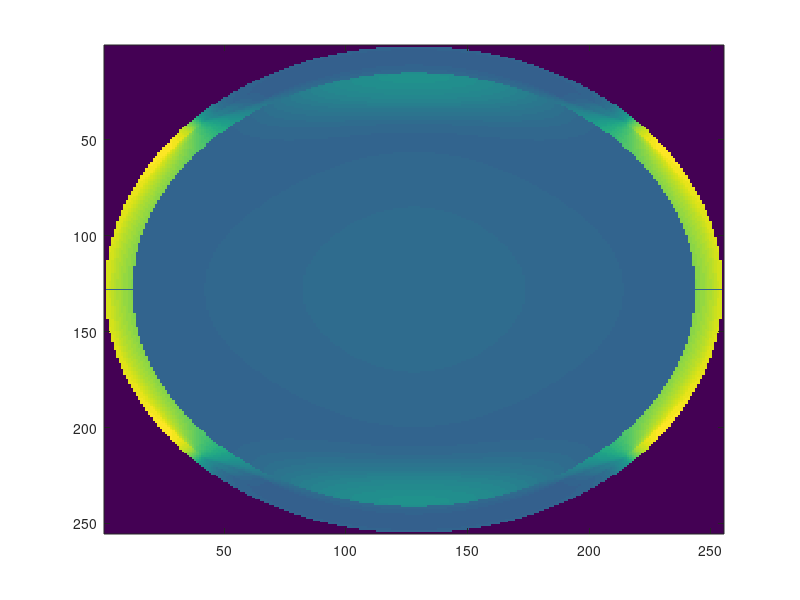

Here is the MATLAB script that generated this plot:
clear;
%Lens Description: AC254-30-C
lambda = 1.33e-6;
px = 0e-3;
py = 0e-3;
pz = -22.2e-3;

%Lens diameter
D = 25.4e-3;

%Front of lens 1
R1 = 71.1e-3;
C1 = 1;
P1 = 0e-3;
%Back of lens 1, front of lens 2
R2 = 15.2e-3;
C2 = 1;
P2 = 1.8e-3;
%Back of lens 2
R3 = 21.1e-3;
C3 = -1;
P3 = 14.8e-3;

%Image EQ
efl = 30.4e-3;

%Width of whole lens
width = 14.8e-3 - R3*(1-cos(asin(D/2/R3)));

%Refractive Index of Air
N1 = 1;
%NSF-2
N2 = 1.76307;
%NSF-6
N3 = 1.64714;

%Lens 1 width
W1 = 1.8e-3;
%Lens 2 width
W2 = 13.0e-3;


%Coordinates in mm
[x,y] = meshgrid(-0.5*D:0.0001:0.5*D);

r = sqrt(x.^2 + y.^2);
aperture = round(r <= D/2);
mask = round((x.^2+y.^2) < (D/2).^2);

%Distance from point to surface 1
z = R1 - sqrt(R1^2 - x.^2 -y.^2);
d1 = sqrt((x-px).^2 + (y-py).^2 + (z-pz).^2);
path1 = d1;
%Compute cross product of radial ray to source ray
%Radius segment vector
rx = (0-x)/R1;
ry = (0-y)/R1;
rz = (C1*R1-z)/R1;
%Source segment vector
sr = sqrt((x-px).^2 + (y-py).^2 + (z-pz).^2);
sx = (x - px)./sr;
sy = (y - py)./sr;
sz = (z - pz)./sr;

%r x s = r*s*sin(theta)
cx = (ry.*sz-sy.*rz);
cy = (rx.*sz-sx.*rz);
cz = (rx.*sy-sx.*ry);

%Snells law for interface 1
%Mask the angles here because sometimes behavior is odd outside of aperture
sinangle1 = sqrt(cx.^2 + cy.^2 + cz.^2); 
sinangle2 = mask.*sinangle1*N1/N2;

%Tangent vector -> r x (r x s)
tx = (ry.*cz-cy.*rz);
ty = (rx.*cz-cx.*rz);
tz = (rx.*cy-cx.*ry);
tr = sqrt(tx.^2 + ty.^2 + tz.^2);
%Tangent length, length of perpindicular vector
tlength = C1*R1*tan(asin(sinangle2));

%Lens1 vector - Propagation vector through lens 1 medium
lx = C1*(tlength.*tx./tr - x);
ly = C1*(tlength.*ty./tr - y);
lz = C1*(P1+C1*R1+tlength.*tz./tr - z);
lr = sqrt(lx.^2 + ly.^2 + lz.^2);

%Lens1 to Lens2 is intersection of Lens1 vector and Lens2 surface
%Assuming lens is centered in x-y, offset in Z
%A = Vx^2 + Vy^2 + Vz^2)
%B = 2(PxVx + PyVy + PzVz - VzCR - VzS)
%C = (Px^2 + Py^2 + Pz^2 + -2PzCR -2PzS +2CRS + S^2)

%Vx = Normalized vector x component
%Vy = Normalized vector y component
%Vz = Normalized vector z component
%Px = Ray origin x component
%Py = Ray origin y component
%Pz = Ray origin z component

%Rs = Radius + ZOffset
%R = Radius
% 
%AL^2 + BL + C = 0

Ct = C2;
Rt = R2;
Pt = P2;
a = (lx./lr).^2 + (ly./lr).^2 + (lz./lr).^2;
b = 2*(x.*lx./lr + y.*ly./lr + z.*lz./lr - (Ct*Rt+Pt)*lz./lr);
c = x.^2 + y.^2 + z.^2 + 2*(Ct*Rt*Pt -z.*Ct*Rt -z.*Pt) + Pt.^2;

path2 = real((-b - Ct*sqrt(b.^2 - 4.*a.*c))./a/2);
 
%Previous Boundary point
 bpx = x;
 bpy = y;
 bpz = z;
 
%Boundary point of Lens2
bx = x + path2.*lx./lr;
by = y + path2.*ly./lr;
bz = z + path2.*lz./lr;

%Radius segment vector
rx = (0-bx)/R2;
ry = (0-by)/R2;
rz = ((C2*R2+P2)-bz)/R2;
%Source segment vector
sr = sqrt((bx - bpx).^2 + (by - bpy).^2 + (bz - bpz).^2);
sx = (bx - bpx)./sr;
sy = (by - bpy)./sr;
sz = (bz - bpz)./sr;

%r x s = r*s*sin(theta)
cx = (ry.*sz-sy.*rz);
cy = (rx.*sz-sx.*rz);
cz = (rx.*sy-sx.*ry);

%Snells law for interface 2
%Mask the angles here because sometimes behavior is odd outside of aperture
sinangle1 = sqrt(cx.^2 + cy.^2 + cz.^2); 
sinangle2 = mask.*sinangle1*N2/N3;

%Tangent vector -> r x (r x s)
tx = (ry.*cz-cy.*rz);
ty = (rx.*cz-cx.*rz);
tz = (rx.*cy-cx.*ry);
tr = sqrt(tx.^2 + ty.^2 + tz.^2);
tlength = C2*R2*tan(asin(sinangle2));

%Lens2 vector - Propagation vector through lens 2 medium
lx = C2*(tlength.*tx./tr - bx);
ly = C2*(tlength.*ty./tr - by);
lz = C2*(P2+C2*R2+tlength.*tz./tr - bz);
lr = sqrt(lx.^2 + ly.^2 + lz.^2);

%AL^2 + BL + C = 0
Ct = C3;
Rt = R3;
Pt = P3;
a = (lx./lr).^2 + (ly./lr).^2 + (lz./lr).^2;
b = 2*(bx.*lx./lr + by.*ly./lr + bz.*lz./lr - (Ct*Rt+Pt)*lz./lr);
c = bx.^2 + by.^2 + bz.^2 + 2*(Ct*Rt*Pt -bz.*Ct*Rt -bz.*Pt) + Pt.^2;

path3 = real((-b - Ct*sqrt(b.^2 - 4.*a.*c))./a/2);

 %Previous Boundary point
 bpx = bx;
 bpy = by;
 bpz = bz;
 
 %Boundary point of Lens2 Rear
 bx = bpx + path3.*lx./lr;
 by = bpy + path3.*ly./lr;
 bz = bpz + path3.*lz./lr;


 
%Ray vector
sr = sqrt((bx - bpx).^2 + (by - bpy).^2 + (bz - bpz).^2);
sx = (bx - bpx)./sr;
sy = (by - bpy)./sr;
sz = (bz - bpz)./sr;

%Radial vector
rx = (0-bx)/R3;
ry = (0-by)/R3;
rz = ((C3*R3+P3)-bz)/R3;

%r x s = r*s*sin(theta)
cx = (ry.*sz-sy.*rz);
cy = (rx.*sz-sx.*rz);
cz = (rx.*sy-sx.*ry);

%Snells law for interface 2
%Mask the angles here because sometimes behavior is odd outside of aperture
sinangle1 = sqrt(cx.^2 + cy.^2 + cz.^2); 
sinangle2 = mask.*sinangle1*N3/N1;

%Tangent vector -> r x (r x s)
tx = (ry.*cz-cy.*rz);
ty = (rx.*cz-cx.*rz);
tz = (rx.*cy-cx.*ry);
tr = sqrt(tx.^2 + ty.^2 + tz.^2);
tlength = C3*R3*tan(asin(sinangle2));

%Lens3 vector
lx = C3*(tx.*tlength./tr - bx);
ly = C3*(ty.*tlength./tr - by);
lz = C3*(P3+C3*R3+tz.*tlength./tr - bz);
lr = sqrt(lx.^2 + ly.^2 + lz.^2);

path4 = (width - bz)./lz;

%  %Previous Boundary point
%  bpx = bx;
%  bpy = by;
%  bpz = bz;
%  
%  %Boundary point of Lens2 Rear
%  bx = bpx + path4.*lx./lr;
%  by = bpy + path4.*ly./lr;
%  bz = bpz + path4.*lz./lr;
%  
% 
% r = sqrt(bx.^2 + by.^2);
% dr = sqrt((lx./lr).^2+(ly./lr).^2);
% intersect = mask.*(r./dr);
% 
opd = mask.*(N1*path1 + N2*path2 + N3*path3 )/lambda;
% 
% %focus = targ*intersect(752,752)/intersect(752,752)
% 
 imagesc(mask.*opd)